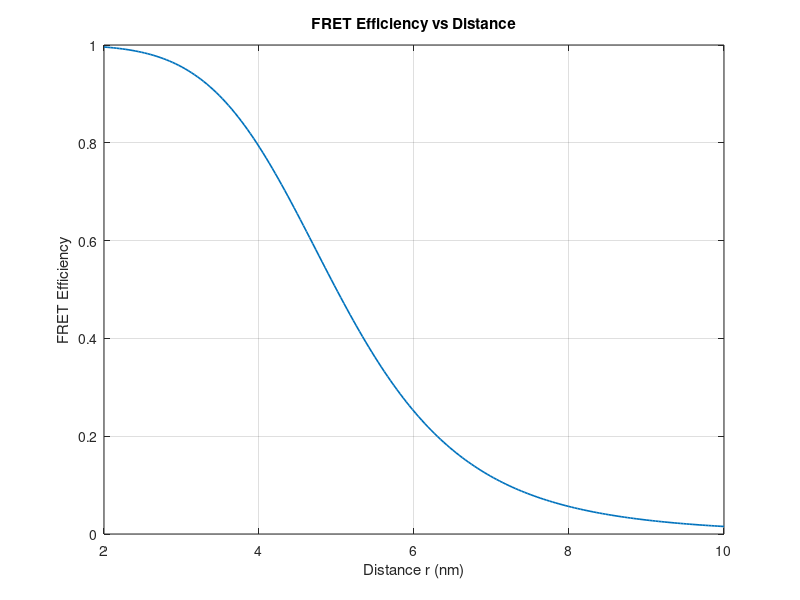

Write MATLAB code to recreate this figure.

% EXP16 - FRET efficiency

clc;
clear;
close all;

R0 = 5;                 % Forster distance (nm)

r = linspace(2, 10, 200);

E = 1./(1 + (r/R0).^6);

figure;
plot(r, E, 'LineWidth', 1.2);

xlabel('Distance r (nm)');
ylabel('FRET Efficiency');

title('FRET Efficiency vs Distance');
grid on;

E_meas = 0.5;

r_est = R0*(1/E_meas - 1)^(1/6);

fprintf('Estimated distance = %.2f nm\n', r_est);
